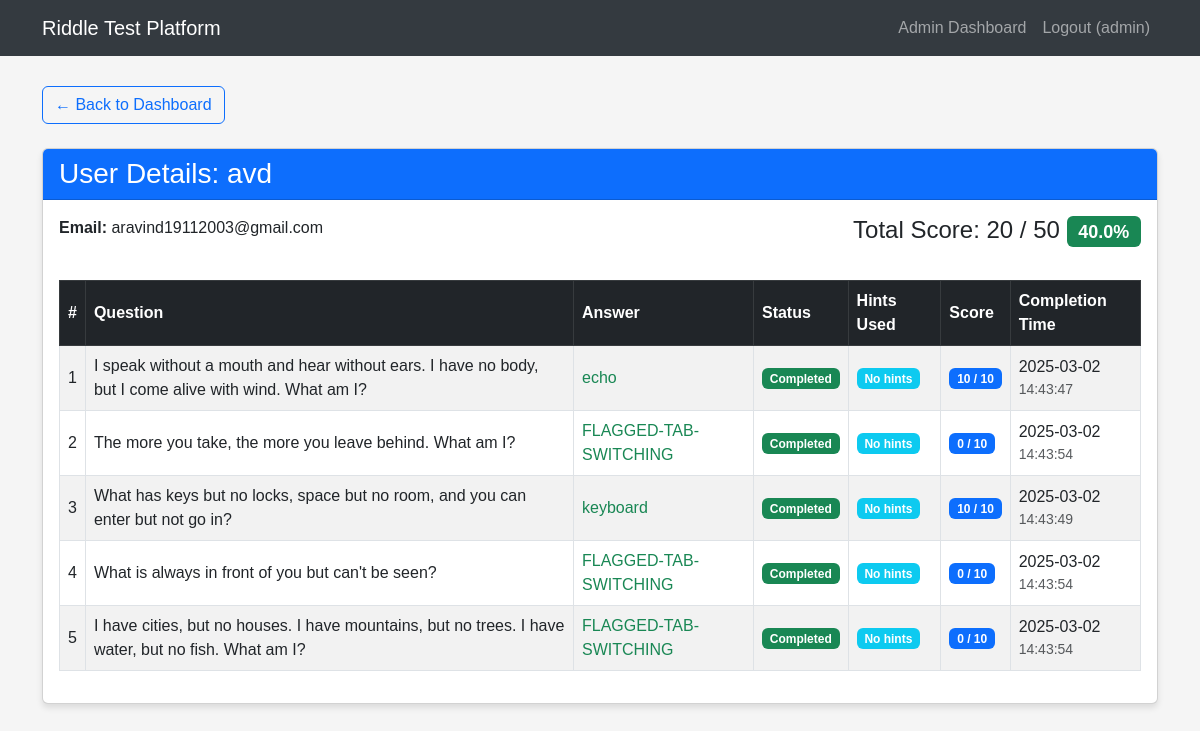
Page /admin/user_detail/4 (signed in) on the committed database.
### tables this page shows
CREATE TABLE users (
            id INTEGER PRIMARY KEY AUTOINCREMENT,
            username TEXT NOT NULL UNIQUE,
            email TEXT NOT NULL,
            password TEXT NOT NULL,
            is_admin INTEGER DEFAULT 0
        );

CREATE TABLE user_progress (
            id INTEGER PRIMARY KEY AUTOINCREMENT,
            user_id INTEGER NOT NULL,
            riddle_id INTEGER NOT NULL,
            score INTEGER DEFAULT 10,
            completed INTEGER DEFAULT 0,
            hint1_used INTEGER DEFAULT 0,
            hint2_used INTEGER DEFAULT 0,
            hint3_used INTEGER DEFAULT 0,
            answer_attempt TEXT,
            completion_time TIMESTAMP, warnings INTEGER DEFAULT 0,
            FOREIGN KEY (user_id) REFERENCES users (id),
            FOREIGN KEY (riddle_id) REFERENCES riddles (id),
            UNIQUE(user_id, riddle_id)
        );

CREATE TABLE riddles (
            id INTEGER PRIMARY KEY AUTOINCREMENT,
            question TEXT NOT NULL,
            answer TEXT NOT NULL,
            hint1 TEXT NOT NULL,
            hint2 TEXT NOT NULL,
            hint3 TEXT NOT NULL
        );

### app.py (the view)
@app.route('/admin/user_detail/<int:user_id>')
def user_detail(user_id):
    if 'user_id' not in session or not session.get('is_admin'):
        flash('Unauthorized access.')
        return redirect(url_for('login'))
    conn = sqlite3.connect('riddle_test.db')
    c = conn.cursor()
    c.execute("SELECT username, email FROM users WHERE id = ?", (user_id,))
    user_info = c.fetchone()
    if not user_info:
        conn.close()
        flash('User not found.')
        return redirect(url_for('admin_dashboard'))
    c.execute('''
        SELECT r.id, r.question, r.answer, up.score, up.completed,
               up.hint1_used, up.hint2_used, up.hint3_used, up.answer_attempt, up.completion_time
        FROM riddles r
        JOIN user_progress up ON r.id = up.riddle_id
        WHERE up.user_id = ?
        ORDER BY r.id
    ''', (user_id,))
    results_data = c.fetchall()
    c.execute('''
        SELECT SUM(score)
        FROM user_progress
        WHERE user_id = ? AND completed = 1
    ''', (user_id,))
    total_score = c.fetchone()[0] or 0
    c.execute("SELECT COUNT(*) * 10 FROM riddles")
    max_possible = c.fetchone()[0]
    percentage_score = int((total_score / max_possible * 100)) if max_possible > 0 else 0
    conn.close()
    user = {
        'id': user_id,
        'username': user_info[0],
        'email': user_info[1]
    }
    results = []
    for result in results_data:
        results.append({
            'id': result[0],
            'question': result[1],
            'correct_answer': result[2],
            'score': result[3],
            'completed': result[4],
            'hint1_used': result[5],
            'hint2_used': result[6],
            'hint3_used': result[7],
            'answer_attempt': result[8],
            'completion_time': result[9]
        })
    return render_template('user_detail.html',
                           user=user,
                           results=results,
                           total_score=total_score,
                           max_possible=max_possible,
                           percentage_score=percentage_score)

### templates/user_detail.html
{% extends 'base.html' %} {% block content %}
<div class="row">
  <div class="col-12 mb-4">
    <a href="{{ url_for('admin_dashboard') }}" class="btn btn-outline-primary">
      &larr; Back to Dashboard
    </a>
  </div>
</div>
<div class="row">
  <div class="col-12">
    <div class="card mb-4">
      <div class="card-header bg-primary text-white">
        <h3 class="card-title mb-0">User Details: {{ user.username }}</h3>
      </div>
      <div class="card-body">
        <div class="row mb-4">
          <div class="col-md-6">
            <p><strong>Email:</strong> {{ user.email }}</p>
          </div>
          <div class="col-md-6 text-md-end">
            <h4>
              Total Score: {{ total_score }} / {{ max_possible }}
              <span class="badge bg-success"
                >{{ "{:.1f}%".format(total_score / max_possible * 100) if
                max_possible > 0 else "0%" }}</span
              >
            </h4>
          </div>
        </div>
        <div class="table-responsive">
          <table class="table table-striped table-bordered results-table">
            <thead class="table-dark">
              <tr>
                <th>#</th>
                <th>Question</th>
                <th>Answer</th>
                <th>Status</th>
                <th>Hints Used</th>
                <th>Score</th>
                <th>Completion Time</th>
              </tr>
            </thead>
            <tbody>
              {% for result in results %}
              <tr>
                <td>{{ loop.index }}</td>
                <td>{{ result.question }}</td>
                <td>
                  {% if result.completed %}
                  <span class="text-success">{{ result.answer_attempt }}</span>
                  {% elif result.answer_attempt %}
                  <span class="text-danger">{{ result.answer_attempt }}</span>
                  <small class="d-block text-muted"
                    >(Correct: {{ result.correct_answer }})</small
                  >
                  {% else %}
                  <span class="text-muted">Not attempted</span>
                  {% endif %}
                </td>
                <td>
                  {% if result.completed %}
                  <span class="badge bg-success">Completed</span>
                  {% else %}
                  <span class="badge bg-secondary">Incomplete</span>
                  {% endif %}
                </td>
                <td>
                  {% set hints_used = (result.hint1_used or 0) +
                  (result.hint2_used or 0) + (result.hint3_used or 0) %} {% if
                  hints_used > 0 %}
                  <span class="badge bg-warning text-dark"
                    >{{ hints_used }} hint{% if hints_used > 1 %}s{% endif %}
                    used</span
                  >
                  {% else %}
                  <span class="badge bg-info">No hints</span>
                  {% endif %}
                </td>
                <td>
                  {% if result.completed %}
                  <span class="badge bg-primary">{{ result.score }} / 10</span>
                  {% else %}
                  <span class="badge bg-secondary">0 / 10</span>
                  {% endif %}
                </td>
                <td>
                  {% if result.completion_time %} {{
                  result.completion_time.split('T')[0] }}
                  <small class="d-block text-muted"
                    >{{ result.completion_time.split('T')[1].split('.')[0]
                    }}</small
                  >
                  {% else %}
                  <span class="text-muted">N/A</span>
                  {% endif %}
                </td>
              </tr>
              {% endfor %}
            </tbody>
          </table>
        </div>
      </div>
    </div>
  </div>
</div>
{% endblock %}

### templates/base.html (style rules this page uses)
body { font-family: "Arial", sans-serif; background-color: #f5f5f5; padding-bottom: 50px; }
.card { margin-bottom: 20px; box-shadow: 0 4px 6px rgba(0, 0, 0, 0.1); }
.results-table th, .results-table td { vertical-align: middle; }

### rows in the picture
users: username "avd", email "aravind19112003@gmail.com"
user_progress: question "I speak without a mouth and hear without ears. I have no body, but I come alive with wind. What am I?", answer_attempt "echo", completed "Completed", score "10", completion_time "2025-03-02", completion_time "14:43:47"
user_progress: question "The more you take, the more you leave behind. What am I?", answer_attempt "FLAGGED-TAB-SWITCHING", completed "Completed", score "0", completion_time "2025-03-02", completion_time "14:43:54"
user_progress: question "What has keys but no locks, space but no room, and you can enter but not go in?", answer_attempt "keyboard", completed "Completed", score "10", completion_time "2025-03-02", completion_time "14:43:49"
user_progress: question "What is always in front of you but can't be seen?", answer_attempt "FLAGGED-TAB-SWITCHING", completed "Completed", score "0", completion_time "2025-03-02", completion_time "14:43:54"
user_progress: question "I have cities, but no houses. I have mountains, but no trees. I have water, but no fish. What am I?", answer_attempt "FLAGGED-TAB-SWITCHING", completed "Completed", score "0", completion_time "2025-03-02", completion_time "14:43:54"

### other values in the picture
{{ session.get('username') }} "admin"
{{ total_score }} "20"
{{ max_possible }} "50"
